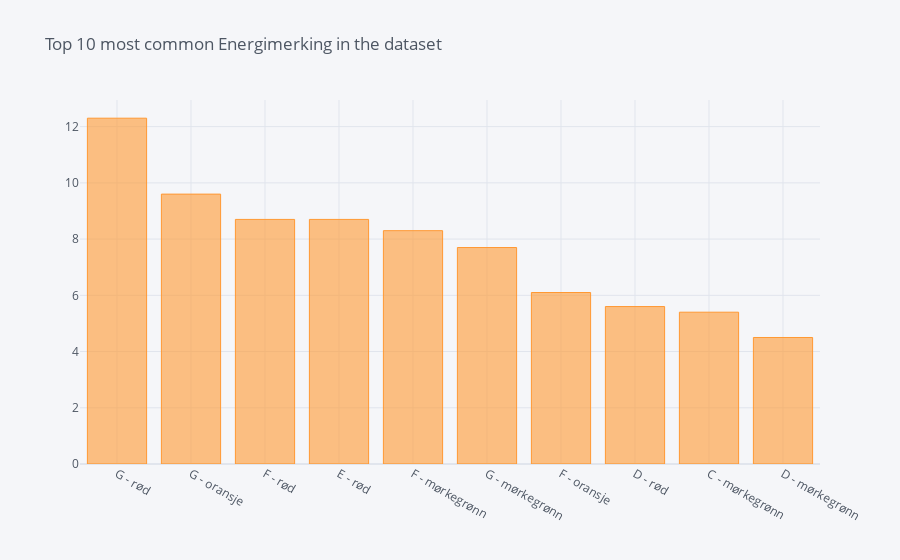

Notebook code for this chart:
### Code cell
np.round(df['Energimerking'].value_counts(normalize = True) * 100, 1)[:10].iplot(
    kind = 'bar', title = 'Top 10 most common Energimerking in the dataset')

### Figure 1 — Plotly figure (JSON) as saved in the notebook; plotly's stock layout.template omitted (floating-point values rounded to 4 significant figures)
{"data": [{"marker": {"color": "rgba(255, 153, 51, 0.6)", "line": {"color": "rgba(255, 153, 51, 1.0)", "width": 1}}, "name": "Energimerking", "orientation": "v", "text": "", "type": "bar", "x": ["G - rød", "G - oransje", "F - rød", "E - rød", "F - mørkegrønn", "G - mørkegrønn", "F - oransje", "D - rød", "C - mørkegrønn", "D - mørkegrønn"], "y": [12.3, 9.6, 8.7, 8.7, 8.3, 7.7, 6.1, 5.6, 5.4, 4.5]}], "layout": {"legend": {"bgcolor": "#F5F6F9", "font": {"color": "#4D5663"}}, "paper_bgcolor": "#F5F6F9", "plot_bgcolor": "#F5F6F9", "title": {"font": {"color": "#4D5663"}, "text": "Top 10 most common Energimerking in the dataset"}, "xaxis": {"gridcolor": "#E1E5ED", "showgrid": true, "tickfont": {"color": "#4D5663"}, "title": {"font": {"color": "#4D5663"}, "text": ""}, "zerolinecolor": "#E1E5ED"}, "yaxis": {"gridcolor": "#E1E5ED", "showgrid": true, "tickfont": {"color": "#4D5663"}, "title": {"font": {"color": "#4D5663"}, "text": ""}, "zerolinecolor": "#E1E5ED"}}}
